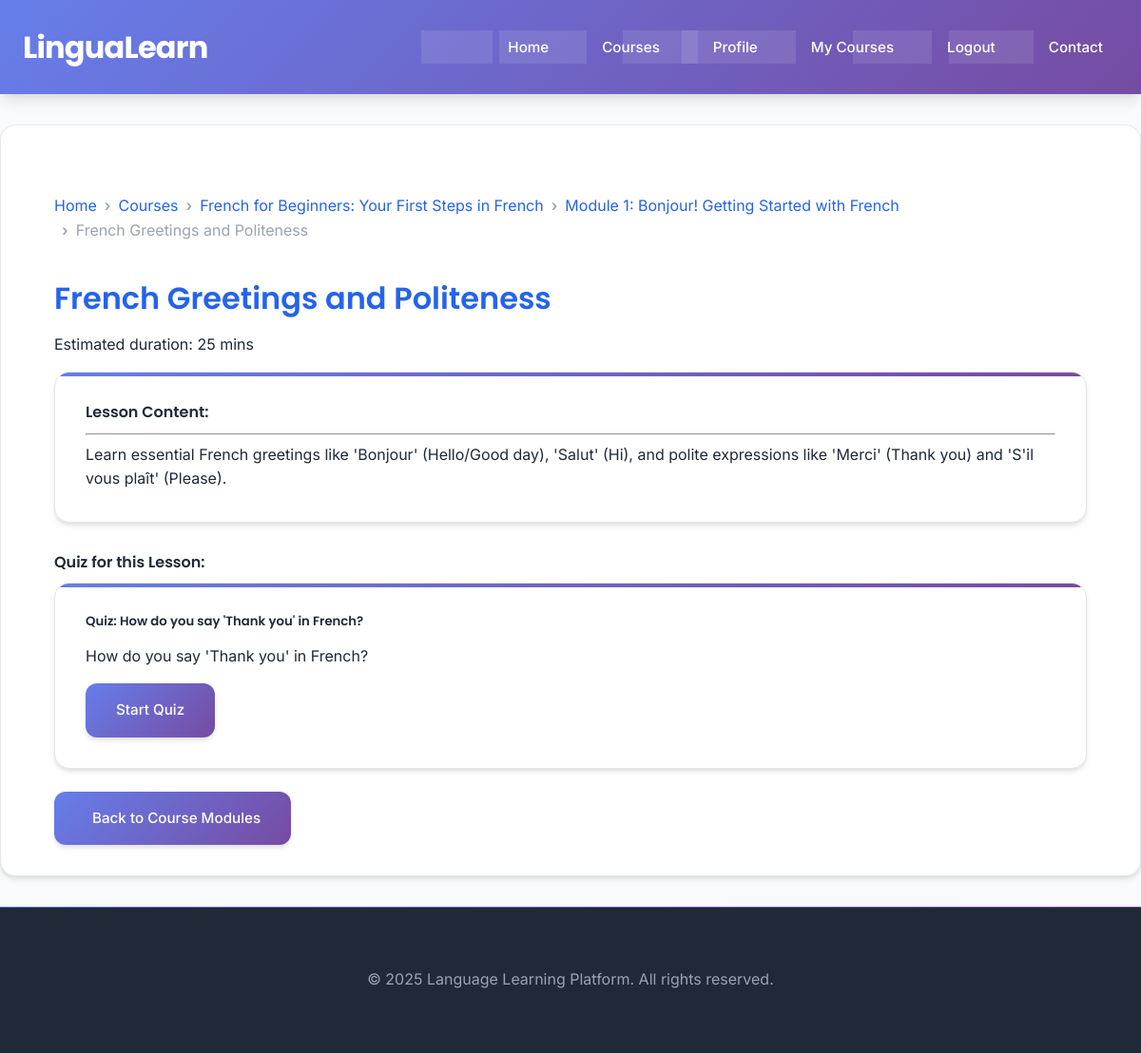
Screenshot of /lesson_view/6 (signed in) with the database file from the repository.
### app.py (models this page shows, shortened)
class Course(db.Model):
    __tablename__ = 'courses'
    id = db.Column(db.Integer, primary_key=True)
    language = db.Column(db.String(50), nullable=False)
    level = db.Column(db.String(50), nullable=False) # Beginner, Intermediate, Advanced
    title = db.Column(db.String(100), nullable=False)
    description = db.Column(db.Text, nullable=True)
    image_url = db.Column(db.String(200), nullable=True) # For course thumbnail/banner
    learning_objectives = db.Column(db.Text, nullable=True) # What students will learn
    modules = db.relationship('Module', backref='course', lazy=True, cascade="all, delete-orphan")

class Module(db.Model):
    __tablename__ = 'modules'
    id = db.Column(db.Integer, primary_key=True)
    course_id = db.Column(db.Integer, db.ForeignKey('courses.id'), nullable=False)
    title = db.Column(db.String(150), nullable=False)
    order = db.Column(db.Integer, nullable=False) # To order modules within a course
    description = db.Column(db.Text, nullable=True) # Optional description for the module
    lessons = db.relationship('Lesson', backref='module', lazy=True, cascade="all, delete-orphan", order_by='Lesson.lesson_number')

class Lesson(db.Model):
    __tablename__ = 'lessons'
    id = db.Column(db.Integer, primary_key=True)
    module_id = db.Column(db.Integer, db.ForeignKey('modules.id'), nullable=False)
    lesson_number = db.Column(db.Integer, nullable=False) # For ordering within a module
    title = db.Column(db.String(100), nullable=False)
    content = db.Column(db.Text, nullable=False) # Rich text, paths to images/audio
    video_url = db.Column(db.String(200), nullable=True)
    estimated_duration = db.Column(db.String(50), nullable=True) # e.g., "20 minutes"
    quizzes = db.relationship('Quiz', backref='lesson', lazy=True, cascade="all, delete-orphan")

class Quiz(db.Model):
    __tablename__ = 'quizzes'
    id = db.Column(db.Integer, primary_key=True)
    lesson_id = db.Column(db.Integer, db.ForeignKey('lessons.id'), nullable=False)
    question = db.Column(db.Text, nullable=False)
    options = db.Column(db.String(500), nullable=True) # e.g., JSON: {"a": "Option A", "b": "Option B"}
    correct_answer = db.Column(db.String(100), nullable=False)
    quiz_type = db.Column(db.String(20), default='multiple_choice') # 'multiple_choice', 'fill_in_blank'
    quiz_attempts = db.relationship('QuizAttempt', backref='quiz', lazy=True)

### app.py (the view)
@app.route('/lesson/<int:lesson_id>')
@app.route('/lesson_view/<int:lesson_id>') # Alias for template consistency
@login_required
def lesson_view(lesson_id):
    lesson = Lesson.query.options(
        db.joinedload(Lesson.module).joinedload(Module.course)
    ).get_or_404(lesson_id)
    module = lesson.module
    course = module.course
    return render_template('lesson.html', title=lesson.title, lesson=lesson, module=module, course=course)

### app.py (called while the page is built)
@login_manager.user_loader
def load_user(user_id):
    return User.query.get(int(user_id))

@app.context_processor
def inject_current_year():
    return {'current_year': datetime.datetime.utcnow().year}

### templates/lesson.html (shortened to what this page needs)
{% extends "base.html" %}
{% block content %}
<div class="container mt-4">
    {% if lesson and module and course %}
        <nav aria-label="breadcrumb">
            <ol class="breadcrumb">
                <li class="breadcrumb-item"><a href="{{ url_for('index') }}">Home</a></li>
                <li class="breadcrumb-item"><a href="{{ url_for('courses') }}">Courses</a></li>
                <li class="breadcrumb-item"><a href="{{ url_for('course_detail', course_id=course.id) }}">{{ course.title }}</a></li>
                <li class="breadcrumb-item"><a href="{{ url_for('course_detail', course_id=course.id) }}#heading{{ module.id }}">{{ module.title }}</a></li>
                <li class="breadcrumb-item active" aria-current="page">{{ lesson.title }}</li>
            </ol>
        </nav>
        <h2 class="mb-3">{{ lesson.title }}</h2>
        {% if lesson.estimated_duration %}
            <p class="text-muted">Estimated duration: {{ lesson.estimated_duration }}</p>
        {% endif %}
        <div class="card shadow-sm">
            <div class="card-body">
                <div class="lesson-content">
                    <h4>Lesson Content:</h4>
                    <hr>
                    {{ lesson.content | safe }}
                </div>
            </div>
        </div>
        <div class="mt-4">
            <h4>Quiz for this Lesson:</h4>
            {% if lesson.quizzes and lesson.quizzes|length > 0 %}
                {% for quiz in lesson.quizzes %}
                    <div class="card mt-2 mb-3 shadow-sm">
                        <div class="card-body">
                            <h5 class="card-title">Quiz: {{ quiz.question | truncate(50) }}</h5>
                            <p class="card-text">{{ quiz.question }}</p>
                            <a href="{{ url_for('take_quiz', quiz_id=quiz.id) }}" class="btn btn-primary">Start Quiz</a>
                        </div>
                    </div>
                {% endfor %}
            {% else %}
                <div class="alert alert-info" role="alert">
                    No quiz available for this lesson yet.
                </div>
            {% endif %}
        </div>
        <div class="mt-4 d-flex justify-content-between">
            <a href="{{ url_for('course_detail', course_id=course.id) }}" class="btn btn-outline-secondary">Back to Course Modules</a>
        </div>
    {% else %}
        <div class="alert alert-danger" role="alert">
            <h2>Lesson Not Found</h2>
            <p>The lesson you are looking for does not exist or could not be loaded.</p>
            <a href="{{ url_for('courses') }}" class="btn btn-primary">Back to Courses</a>
        </div>
    {% endif %}
</div>
{% endblock %}

### static/css/style.css (style rules this page uses)
:root { --primary-blue: #2563eb; --primary-dark: #1d4ed8; --secondary-purple: #7c3aed; --accent-teal: #0d9488; --accent-orange: #ea580c; --gradient-primary: linear-gradient(135deg, #667eea 0%, #764ba2 100%); --gradient-secondary: linear-gradient(135deg, #f093fb 0%, #f5576c 100%); --gradient-accent: linear-gradient(135deg, #4facfe 0%, #00f2fe 100%); --text-primary: #1f2937; --text-secondary: #6b7280; --text-light: #ffffff; --text-muted: #9ca3af; --bg-primary: #ffffff; --bg-secondary: #f8fafc; --bg-dark: #1f2937; --bg-card: #ffffff; --border-light: #e5e7eb; --border-medium: #d1d5db; --shadow-sm: 0 1px 2px 0 rgba(0, 0, 0, 0.05); --shadow-md: 0 4px 6px -1px rgba(0, 0, 0, 0.1), 0 2px 4px -1px rgba(0, 0, 0, 0.06); --shadow-lg: 0 10px 15px -3px rgba(0, 0, 0, 0.1), 0 4px 6px -2px rgba(0, 0, 0, 0.05); --shadow-xl: 0 20px 25px -5px rgba(0, 0, 0, 0.1), 0 10px 10px -5px rgba(0, 0, 0, 0.04); --spacing-xs: 0.25rem; --spacing-sm: 0.5rem; --spacing-md: 1rem; --spacing-lg: 1.5rem; --spacing-xl: 2rem; --spacing-2xl: 3rem; --radius-sm: 0.375rem; --radius-md: 0.5rem; --radius-lg: 0.75rem; --radius-xl: 1rem; }
* { box-sizing: border-box; }
body { font-family: 'Inter', -apple-system, BlinkMacSystemFont, 'Segoe UI', sans-serif; margin: 0; padding: 0; background: var(--bg-secondary); color: var(--text-primary); line-height: 1.6; display: flex; flex-direction: column; min-height: 100vh; font-size: 16px; -webkit-font-smoothing: antialiased; -moz-osx-font-smoothing: grayscale; }
.container { width: 100%; max-width: 1200px; margin: 0 auto; padding: 0 var(--spacing-lg); }
h1, h2, h3, h4, h5, h6 { font-family: 'Poppins', sans-serif; color: var(--text-primary); margin-top: 0; margin-bottom: 0.75em; line-height: 1.2; font-weight: 600; }
h2 { font-size: 2rem; color: var(--primary-blue); }
a { color: var(--primary-blue); text-decoration: none; transition: all 0.3s ease; }
.btn { display: inline-flex; align-items: center; justify-content: center; gap: var(--spacing-sm); background: var(--gradient-primary); color: var(--text-light); padding: var(--spacing-md) var(--spacing-xl); border: none; border-radius: var(--radius-lg); cursor: pointer; text-decoration: none; font-family: 'Inter', sans-serif; font-size: 0.95rem; font-weight: 500; transition: all 0.3s ease; box-shadow: var(--shadow-md); position: relative; overflow: hidden; min-height: 44px; }
.btn::before { content: ''; position: absolute; top: 0; left: -100%; width: 100%; height: 100%; background: linear-gradient(90deg, transparent, rgba(255, 255, 255, 0.2), transparent); transition: left 0.5s ease; }
.btn-primary { background: var(--gradient-primary); }
.card { background: var(--bg-card); border: 1px solid var(--border-light); border-radius: var(--radius-xl); padding: var(--spacing-xl); margin-bottom: var(--spacing-xl); box-shadow: var(--shadow-md); transition: all 0.3s ease; position: relative; overflow: hidden; }
.card::before { content: ''; position: absolute; top: 0; left: 0; right: 0; height: 4px; background: var(--gradient-primary); }
.card-body { padding: 0; }
.mt-2 { margin-top: var(--spacing-sm); }
.mt-4 { margin-top: var(--spacing-lg); }
.mb-3 { margin-bottom: var(--spacing-md); }
.breadcrumb { display: flex; flex-wrap: wrap; padding: var(--spacing-md) 0; margin-bottom: var(--spacing-lg); list-style: none; background: transparent; border-radius: var(--radius-md); }
.breadcrumb-item { display: flex; align-items: center; }
.breadcrumb-item + .breadcrumb-item::before { content: "›"; padding: 0 var(--spacing-sm); color: var(--text-muted); font-weight: 600; }
.breadcrumb-item.active { color: var(--text-muted); }
.breadcrumb-item a { color: var(--primary-blue); text-decoration: none; transition: color 0.3s ease; }

### rows the page displays
Course: title "French for Beginners: Your First Steps in French"
Module: title "Module 1: Bonjour! Getting Started with French"
Lesson: title "French Greetings and Politeness", estimated_duration "25 mins", content "Learn essential French greetings like 'Bonjour' (Hello/Good day), 'Salut' (Hi), and polite expressions like 'Merci' (Thank you) and 'S'il vous plaît' (Please)."
Quiz: question "How do you say 'Thank you' in French?"
